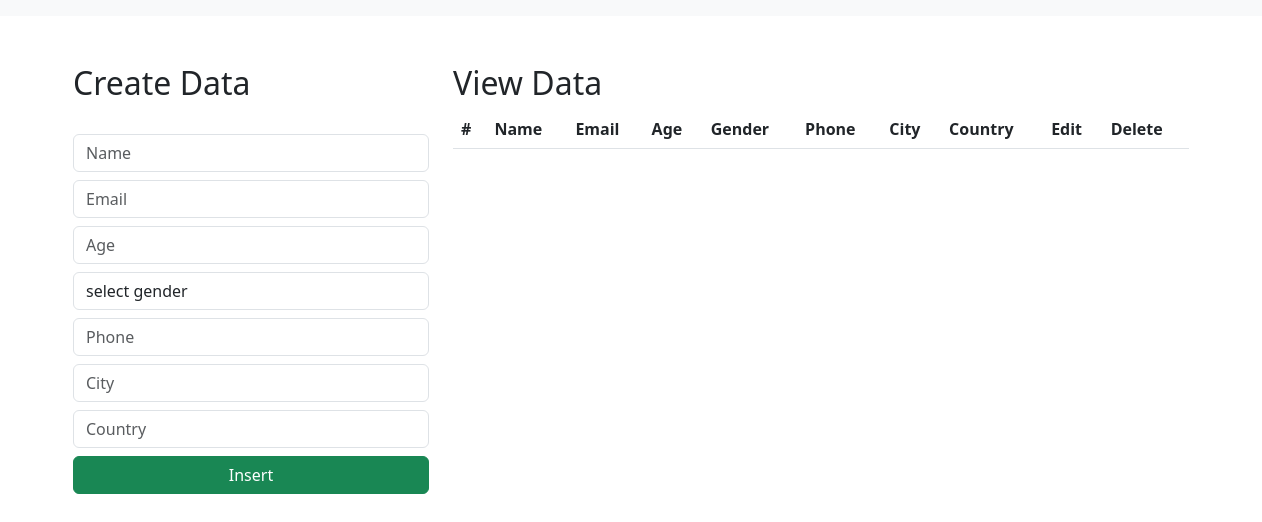
/, run on an earlier commit of the app's database.
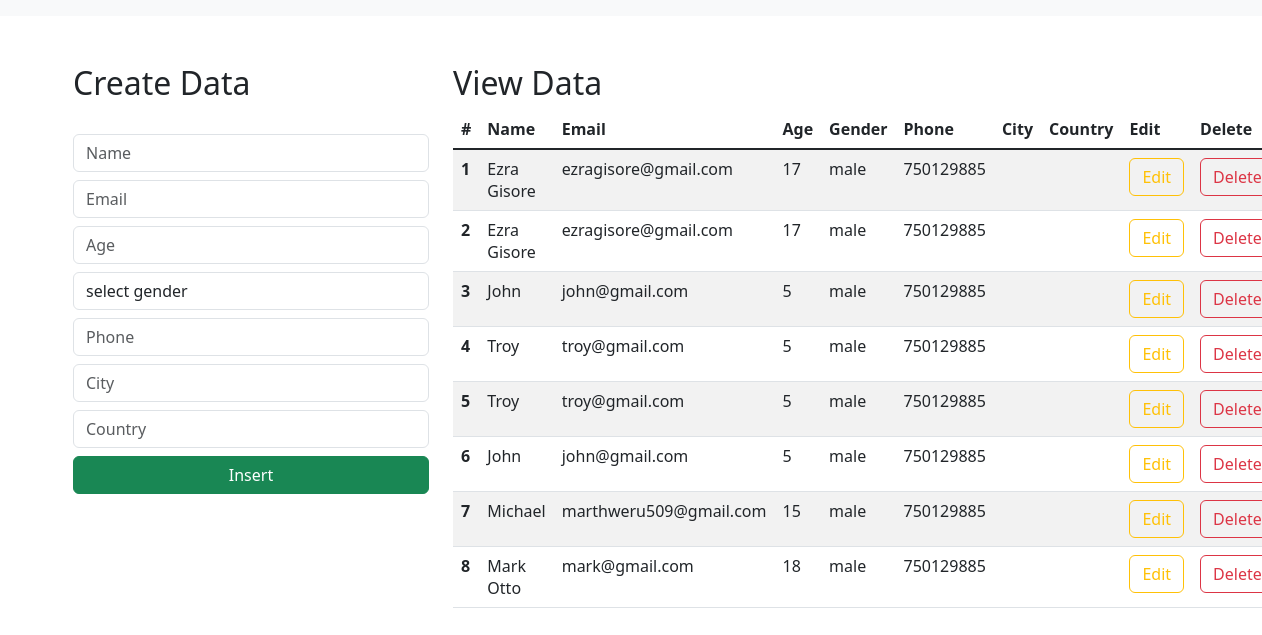
And on a later commit of the database.
### ezradjango_dtbregistration/models.py (models this page shows)
class Student(models.Model):
    name = models.CharField(max_length=50, blank=True, null=False)
    email = models.EmailField(max_length=50, blank=True, null=False)
    age = models.IntegerField(max_length=50, blank=True, null=False)
    phone = models.IntegerField(max_length=50, blank=True, null=False)
    gender = models.CharField(max_length=50, blank=True, null=False)
    city = models.CharField(max_length=50, blank=True, null=False, default="Nairobi")
    country = models.CharField(max_length=50, blank=True, null=False, default="Kenya")

### ezradjango_dtbregistration/views.py (the view)
# urls.py: path('', views.index_page, name='index'),
def index_page(request):
    data = Student.objects.all()
    context = {'data':data}
    return render(request, 'index.html', context)

### templates/index.html (shortened to what this page needs)
<html lang="en">
    <link href="https://cdn.jsdelivr.net/npm/bootstrap@5.3.0-alpha1/dist/css/bootstrap.min.css" rel="stylesheet">
  <head>
  </head>
  <body>
    <nav class="navbar navbar-expand-lg bg-body-tertiary">
      </nav>
      <div class="container mt-5">
        <div class="row">
            <div class="col-md-4">
                <h2>Create Data</h2>
                <br>
                <form action="/insert" method="post">
                    <div class="form-group">
                        <input type="text" class="form-control" placeholder="Name" name="name" required>
                    </div>
                    <div class="form-group">
                        <input type="email" class="form-control  mt-2" placeholder="Email" name="email" required>
                    </div>
                    <div class="form-group">
                        <input type="number" class="form-control  mt-2" placeholder="Age" name="age" required>
                    </div>
                    <div class="form-group mt-2">
                        <select id="gender" name="gender" class="form-control" required>
                            <option selected>select gender</option>
                        </select>
                    </div>
                    <div class="form-group">
                        <input type="number" class="form-control  mt-2" placeholder="Phone" name="phone" required>
                    </div>
                    <div class="form-group">
                        <input type="text" class="form-control  mt-2" placeholder="City" name="city" required>
                    </div>
                    <div class="form-group">
                        <input type="text" class="form-control  mt-2" placeholder="Country" name="country" required>
                    </div>
                    <div class="d-grid gap-2">
                        <button class="btn btn-success mt-2" type="submit">Insert</button>
                    </div>
                </form>
            </div>
            <div class="col-md-8">
                <h2>View Data</h2>
                <table class="table table-striped table-hover">
                    <thead>
                      <tr>
                        <th scope="col">#</th>
                        <th scope="col">Name</th>
                        <th scope="col">Email</th>
                        <th scope="col">Age</th>
                        <th scope="col">Gender</th>
                        <th scope="col">Phone</th>
                        <th scope="col">City</th>
                        <th scope="col">Country</th>
                        <th scope="col">Edit</th>
                        <th scope="col">Delete</th>
                      </tr>
                    </thead>
                    <tbody class="table-group-divider">
                    {% for d in data %}
                      <tr>
                        <th scope="row">{{d.id}}</th>
                        <td>{{d.name}}</td>
                        <td>{{d.email}}</td>
                        <td>{{d.age}}</td>
                        <td>{{d.gender}}</td>
                        <td>{{d.phone}}</td>
                        <td>{{d.city}}</td>
                        <td>{{d.country}}</td>
                        <td><a href="/update/{{d.id}}" type="button" class="btn btn-outline-warning">Edit</a></td>
                        <td><a href="/delete/{{d.id}}" type="button" class="btn btn-outline-danger">Delete</a></td>
                      </tr>
                    {% endfor %}
                    </tbody>
                  </table>
            </div>
        </div>
      </div>
  </body>
</html>

What changed in the data, as far as the page shows it:
added Student: id "1", name "Ezra Gisore", email "ezragisore@gmail.com", age "17", gender "male", phone "750129885"
added Student: id "2", name "Ezra Gisore", email "ezragisore@gmail.com", age "17", gender "male", phone "750129885"
added Student: id "3", name "John", email "john@gmail.com", age "5", gender "male", phone "750129885"
added Student: id "4", name "Troy", email "troy@gmail.com", age "5", gender "male", phone "750129885"
added Student: id "5", name "Troy", email "troy@gmail.com", age "5", gender "male", phone "750129885"
added Student: id "6", name "John", email "john@gmail.com", age "5", gender "male", phone "750129885"
added Student: id "7", name "Michael", email "marthweru509@gmail.com", age "15", gender "male", phone "750129885"
added Student: id "8", name "Mark Otto", email "mark@gmail.com", age "18", gender "male", phone "750129885"
